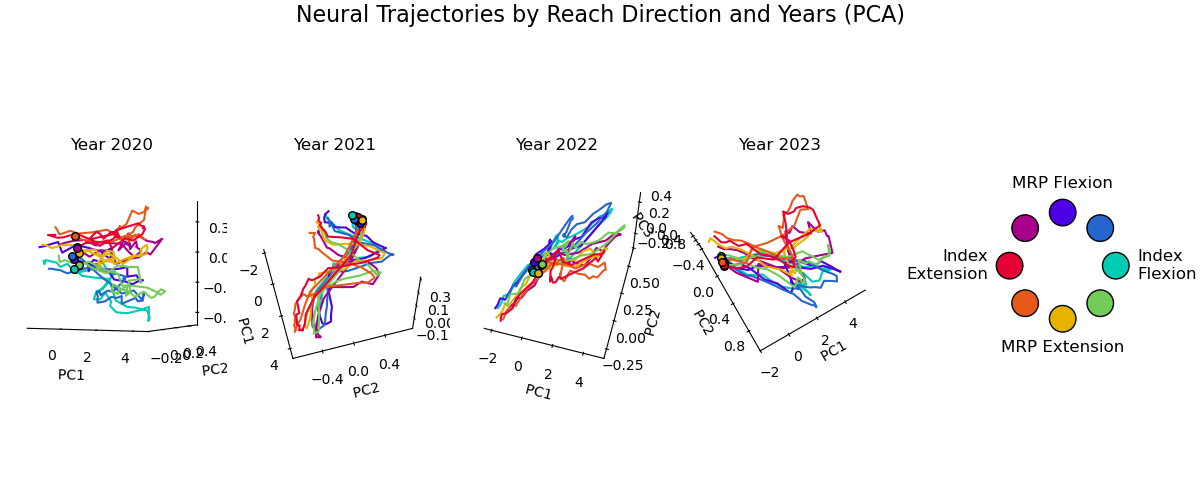
#> input picture analysis/pop_level_analyses/average_trajectories_ext_flex.png, 1200 x 500 px
$ python -i stabtune_plotter.py   (imports and definitions only)
#> lines starting #> are read from the running program, lines starting #| are printed output that depends on the picture
import pandas as pd
import seaborn as sns
import matplotlib.pyplot as plt
import matplotlib.colors as mcolors
import numpy as np
from scipy.signal import savgol_filter
from scipy import stats
import matplotlib as mpl
from mpl_toolkits.axes_grid1.inset_locator import inset_axes
import pdb
import scipy

# [485 lines left out: functions plot_polar_tuning, plot_polar_tuning_fit, plot_heat_map, plot_heat_map_uniform_Experimental, draw_angle_wheel, plot_heat_map_HSV and 3 more, not called in this run]


# the following functions are from Nicholas's Stability Tuning Code adopted to work with the new dataframe format
def stability_tuning_load(dataframe):
    ### FUNCTION TO COMPUTE CHANNEL TUNING ###
    df = dataframe.copy()

    df['date'] = pd.to_datetime(df['date'])

    # Convert results to organized DataFrame
    df_tuning = df.pivot(index='date', columns='channel')

    df_tuning = df_tuning[:407]

    ### VISUALIZATION ###
    # [39 lines left out: function plot_tuning_analysis, not called in this run]

    # Call the visualization functions
    plot_tuning_analysis(df_tuning)

    # [47 lines left out: function plot_magnitude_distribution_outline, not called in this run]

    plot_magnitude_distribution_outline(df_tuning)

    from scipy.spatial.distance import jensenshannon
    # [65 lines left out: functions analyze_distributions_with_means, print_extended_comparisons, not called in this run]

    # Usage
    comparisons, means = analyze_distributions_with_means(df_tuning)
    print_extended_comparisons(comparisons, means)

    # [64 lines left out: function plot_magnitude_distribution_outline_rolling, not called in this run]


    plot_magnitude_distribution_outline_rolling(df_tuning)

    # [68 lines left out: functions analyze_time_weighted_distributions, print_derivative_comparisons, not called in this run]

    # Usage
    comparisons, means = analyze_time_weighted_distributions(df_tuning)
    print_derivative_comparisons(comparisons, means)

    # [47 lines left out: function plot_angle_distribution_outline, not called in this run]

    plot_angle_distribution_outline(df_tuning)

    # [62 lines left out: functions analyze_angle_distributions, print_angle_comparisons, not called in this run]

    # Usage
    comparisons, means = analyze_angle_distributions(df_tuning)
    print_angle_comparisons(comparisons, means)

    # [77 lines left out: function plot_angle_distribution_outline_rolling, not called in this run]


    plot_angle_distribution_outline_rolling(df_tuning)

    # [68 lines left out: functions analyze_time_weighted_angle_distributions, print_angle_derivative_comparisons, not called in this run]

    # Usage
    comparisons, means = analyze_time_weighted_angle_distributions(df_tuning)
    print_angle_derivative_comparisons(comparisons, means)

    # [21 lines left out: function calculate_angle_changes, not called in this run]


    output_dict = calculate_angle_changes(df_tuning)

    print("Mean of Mean Day-to-Day Changes: ", output_dict["daily_mean"].mean(), "Mean of Mean Month-to-Month Changes: ", output_dict["monthly_mean"].mean())

    # [40 lines left out: function plot_change_distributions, not called in this run]

    # Call the function
    plot_change_distributions(df_tuning)

    # [83 lines left out: function analyze_tuning_characteristics, not called in this run]


    analyze_tuning_characteristics(df_tuning)

>>> import cv2
>>> picture = cv2.imread('../pop_level_analyses/average_trajectories_ext_flex.png', cv2.IMREAD_GRAYSCALE)
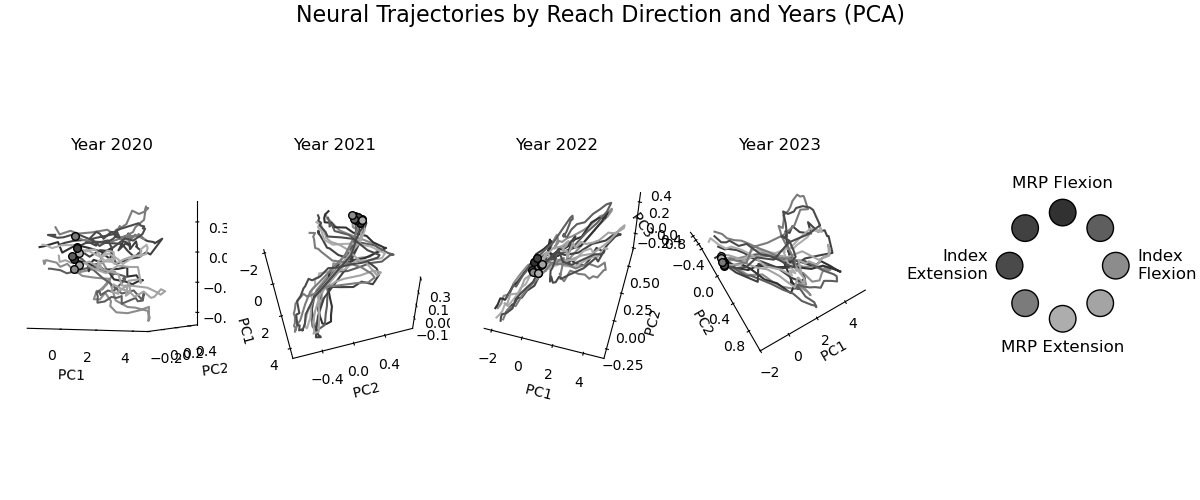
#> picture: shape (500, 1200); min 0, max 255, mean 245.8
#> (the run stopped early here; a loop or call above may not have finished)

$ run again, on analysis/pop_level_analyses/pca_centroids_across_time.png
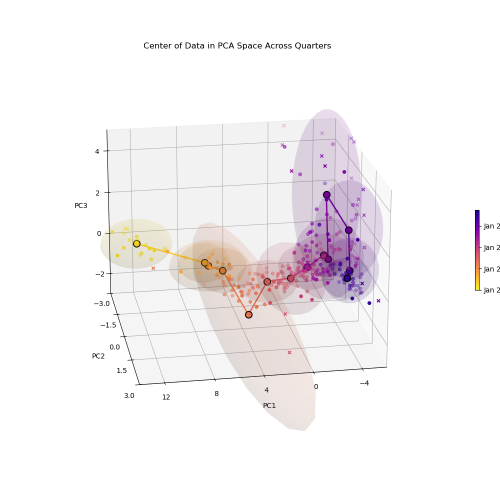
#> input picture analysis/pop_level_analyses/pca_centroids_across_time.png, 1000 x 1000 px (shown at 1/2 size)
#> `picture = cv2.imread('../pop_level_analyses/average_trajectories_ext_f..`:
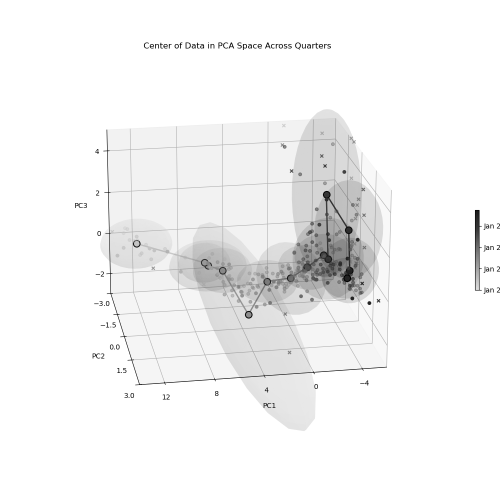
#> picture: shape (1000, 1000) (shown at 1/2 size); min 0, max 255, mean 244.2
